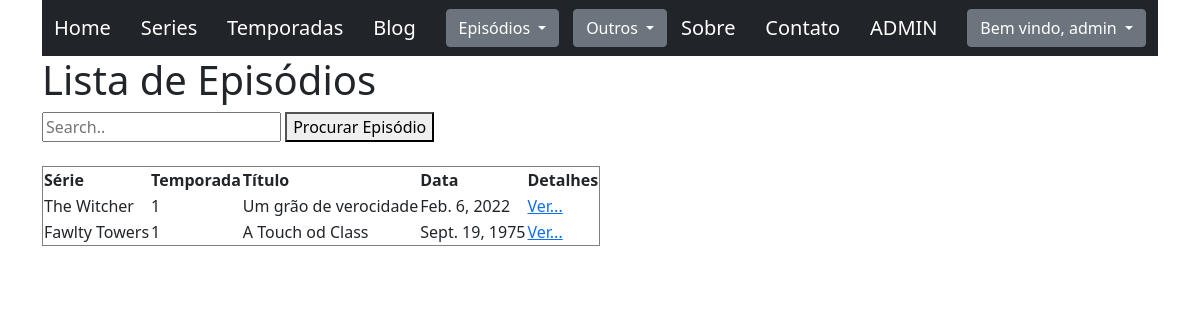
Screenshot of /seriados/episodios/busca/ (signed in) with the database file from the repository.
### seriados/models.py (models this page shows, shortened)
class Episodio(models.Model):
    data = models.DateField(verbose_name="Data")
    titulo = models.CharField(max_length=200, verbose_name="Título")
    temporada = models.ForeignKey(Temporada, on_delete=models.CASCADE)
    class Meta:
        verbose_name = "Episódio"
        verbose_name_plural = "Episódios"

class Temporada(models.Model):
    numero = models.IntegerField(verbose_name="Número")
    serie = models.ForeignKey(Serie, on_delete=models.CASCADE,verbose_name="Série")
    class Meta:
        verbose_name = "Temporada"
        verbose_name_plural = "Temporadas"

class Serie(models.Model):
    nome = models.CharField(max_length=70, verbose_name="Nome")
    class Meta:
        verbose_name = "Série"
        verbose_name_plural = "Séries"

### seriados/views.py (the view, shortened to what this page needs)
# urls.py: path('episodios/busca/', views.EpisodiosBuscaLisView.as_view(),name='episodios_busca_list'),
class EpisodiosBuscaLisView(LoginRequiredMixin,PermissionRequiredMixin, ListView):
    permission_required='seriados.view_episodio'
    template_name = 'episodios_busca_list.html'
    model = Episodio
    def get_queryset(self):
        search = self.request.GET.get('search', "")
        q = Q(titulo__contains=search) | Q(temporada__serie__nome__contains=search)
        qs = super().get_queryset().filter(q)
        return qs

### seriados/templates/episodios_busca_list.html (shortened to what this page needs)
{% extends "base.html" %}
{% block content %}
    <h1>Lista de Episódios</h1>
    <input id='input_search'
           type="text"
           placeholder="Search.."
           value="{{ view.request.GET.search }}">
    <button id="btn_search">Procurar Episódio</button>
    <br />
    <br />
    <table border="1px">
        <tr>
            <th>Série</th>
            <th>Temporada</th>
            <th>Título</th>
            <th>Data</th>
            <th>Detalhes</th>
        </tr>
        {% for object in object_list %}
            <tr>
                <td>{{ object.temporada.serie.nome }}</td>
                <td>{{ object.temporada.numero }}</td>
                <td>{{ object.titulo }}</td>
                <td>{{ object.data }}</td>
                <td>
                    <a href={% url 'seriados:episodios_details' pk=object.pk %}>Ver...</a>
                </td>
            </tr>
        {% endfor %}
    </table>
{% endblock %}

### seriados/templates/navbar.html (shortened to what this page needs)
<a class="navbar-brand" href={% url 'seriados:home' %}>Home</a>
<a class="navbar-brand" href={% url 'seriados:series_list' %}>Series</a>
<a class="navbar-brand" href={% url 'seriados:temporadas_list' %}>Temporadas</a>
<a class="navbar-brand" href={% url 'seriados:blog_list' %}>Blog</a>
<div class="dropdown">
    <button class="btn btn-secondary dropdown-toggle"
            type="button"
            id="dropdownMenuButton"
            data-bs-toggle="dropdown"
            aria-expanded="false">
        Episódios
    </button>
</div>
<div class="dropdown">
    <button class="btn btn-secondary dropdown-toggle"
            type="button"
            id="dropdownMenuButton"
            data-bs-toggle="dropdown"
            aria-expanded="false">
        Outros
    </button>
</div>
<a class="navbar-brand" href={% url 'seriados:about' %}>Sobre</a>
<a class="navbar-brand" href={% url 'seriados:contact' %}>Contato</a>
<a class="navbar-brand" href={% url 'admin:index' %}>ADMIN</a>
{% if user.is_authenticated %}
    <div class="dropdown">
        <button class="btn btn-secondary dropdown-toggle" type="button" id="dropdownMenuButton2" data-bs-toggle="dropdown" aria-expanded="false">
            Bem vindo, {{user.username}}
        </button>
    </div>
{% else %}
    <a class="navbar-brand" href={% url 'login' %}>Login</a>
{% endif %}

### rows the page displays
Episodio: temporada.serie.nome "The Witcher", temporada.numero "1", titulo "Um grão de verocidade", data "Feb. 6, 2022"
Episodio: temporada.serie.nome "Fawlty Towers", temporada.numero "1", titulo "A Touch od Class", data "Sept. 19, 1975"

### other values shown
{{ user.username }} "admin"
